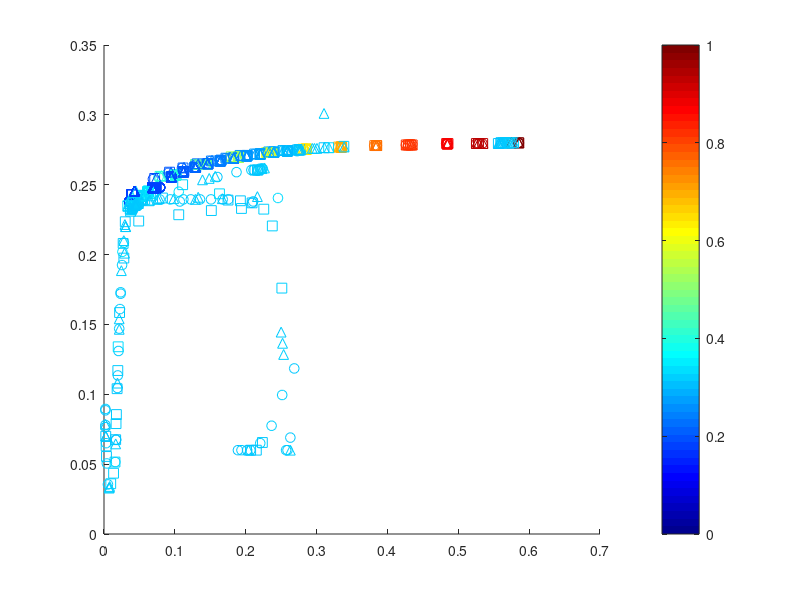

MATLAB code for this plot: (Note: this script raises an error after producing the figure.)


% Find the action potential durations from simulation data
% [Durations_temp, DI_temp] = APD(out.ScopeData{1}.Values.Data, out.ScopeData{1}.Values.Time);
% [Durations_temp1, DI_temp1] = APD(out.ScopeData1{1}.Values.Data, out.ScopeData1{1}.Values.Time);
% [Durations_temp2, DI_temp2] = APD(out.ScopeData2{1}.Values.Data, out.ScopeData2{1}.Values.Time);
% 
% BCL = Node_Raw(1, 4);
% BCL = BCL{1};

if isfile("Durations.mat")
    load("Durations.mat");
else
    Durations = [];
    Durations1 = [];
    Durations2 = [];
end

if isfile("DI.mat")
    load("DI.mat")
else
    DI = [];
    DI1 = [];
    DI2 = [];
end

% Durations_temp = horzcat(Durations_temp, BCL*ones(length(Durations_temp),1));
% Durations_temp1 = horzcat(Durations_temp1, BCL*ones(length(Durations_temp1),1));
% Durations_temp2 = horzcat(Durations_temp2, BCL*ones(length(Durations_temp2),1));
% 
% Durations = vertcat(Durations, Durations_temp);
% Durations1 = vertcat(Durations1, Durations_temp1);
% Durations2 = vertcat(Durations2, Durations_temp2);
% 
% DI = vertcat(DI, DI_temp);
% DI1 = vertcat(DI1, DI_temp1);
% DI2 = vertcat(DI2, DI_temp2);
% 
% save("Durations.mat", "Durations", "Durations1", "Durations2");
% save("DI.mat", "DI", "DI1", "DI2");

% tbl = readtable("Durations.mat");
% tbl1 = readtable("DI.mat");

% Plot Durations against DI to find the Restitution Curve
figure

hold on

cmap = jet(256);
colormap jet

scatter1 = scatter(DI, Durations(:,1), 50, cmap(round(Durations(:,2)*301.1765), :), "o", 'DisplayName', 'Node 1 (NM)');
scatter2 = scatter(DI1, Durations1(:,1), 50, cmap(round(Durations1(:,2)*301.1765), :), "square", 'DisplayName', 'Node 2 (M)');
scatter3 = scatter(DI2, Durations2(:,1), 50, cmap(round(Durations2(:,2)*301.1765), :), "^", 'DisplayName', 'Node 3 (M)');

c = colorbar('TickLabels',{'0','0.085','0.17','0.255','0.34','0.425','0.51','0.595','0.68','0.765','0.85'});;
c.Label.String = 'Base Cycle Length (s)';

scatter1.DataTipTemplate.DataTipRows(1).Label = 'Diastolic Interval (s)';
scatter1.DataTipTemplate.DataTipRows(2).Label = 'Action Potential Duration (s)';
scatter1.DataTipTemplate.DataTipRows(3).Label = 'Base Cycle Length (s)';
scatter1.DataTipTemplate.DataTipRows(3).Value = Durations(:,2);

scatter2.DataTipTemplate.DataTipRows(1).Label = 'Diastolic Interval (s)';
scatter2.DataTipTemplate.DataTipRows(2).Label = 'Action Potential Duration (s)';
scatter2.DataTipTemplate.DataTipRows(3).Label = 'Base Cycle Length (s)';
scatter2.DataTipTemplate.DataTipRows(3).Value = Durations1(:,2);

scatter3.DataTipTemplate.DataTipRows(1).Label = 'Diastolic Interval (s)';
scatter3.DataTipTemplate.DataTipRows(2).Label = 'Action Potential Duration (s)';
scatter3.DataTipTemplate.DataTipRows(3).Label = 'Base Cycle Length (s)';
scatter3.DataTipTemplate.DataTipRows(3).Value = Durations2(:,2);

legend();

hold off

title('Restitution Curve')
ylabel('Action Potential Duration (s)');
xlabel('Diastolic Interval (s)');

APPlot